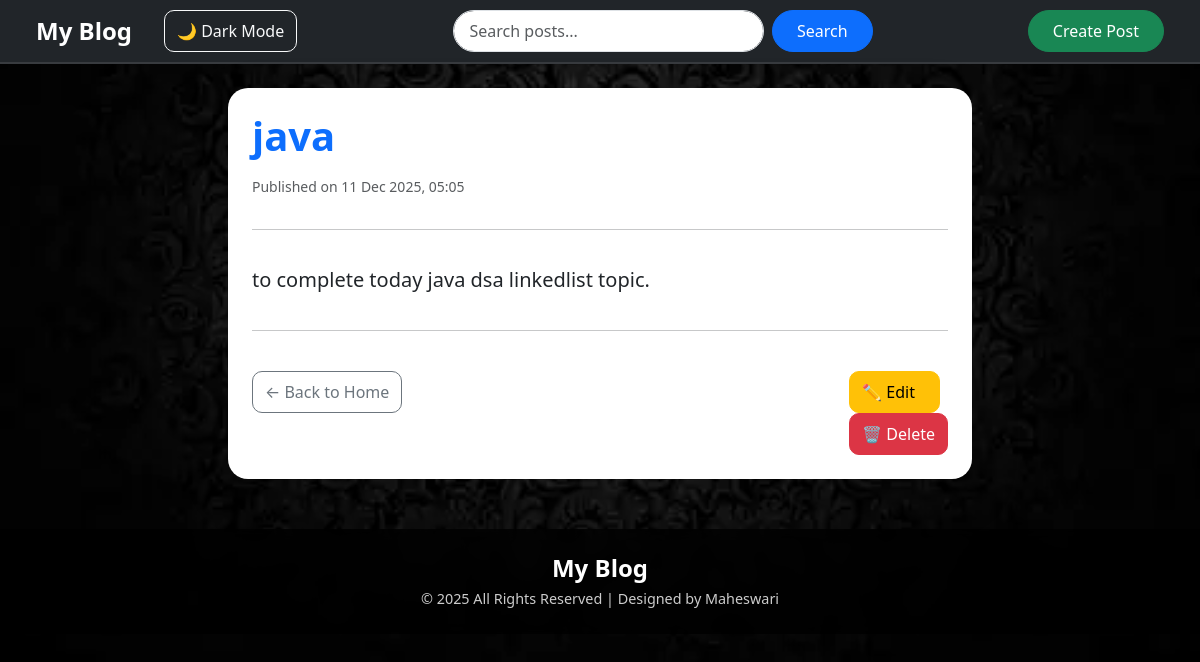
The page /post/java/ on the database its author committed.
### home/models.py (models this page shows, shortened)
class Post(models.Model):
    title = models.CharField(max_length=200)
    slug = models.SlugField(unique=True)
    content = models.TextField()
    created_at = models.DateTimeField(auto_now_add=True)
    updated_at = models.DateTimeField(auto_now=True)

### home/views.py (the view)
# urls.py: path('post/<slug:slug>/',views.detail,name='detail'),
def detail(request, slug):
    post = get_object_or_404(Post, slug=slug)
    return render(request, 'detail.html', {'post': post,'now': datetime.now()})

### templates/detail.html (shortened to what this page needs)
{% extends 'base.html' %}
{% block content %}
<div class="col-lg-8 mx-auto">
    <div class="card shadow-lg border-0 rounded-4 p-4">
        <h1 class="fw-bold mb-3 text-primary">{{ post.title }}</h1>
        <p class="text-muted small mb-3">
            Published on {{ post.created_at|date:"d M Y, H:i" }}
        </p>
        <hr>
        <p class="fs-5 mt-3" style="line-height: 1.8;">
            {{ post.content }}
        </p>
        <hr>
        <div class="d-flex justify-content-between mt-4">
            <a href="{% url 'home' %}" class="btn btn-outline-secondary">
                ← Back to Home
            </a>
            <div>
                <a href="{% url 'edit-post' slug=post.slug %}" class="btn btn-warning me-2">
                    ✏️ Edit
                </a>
                <a href="{% url 'delete-post' slug=post.slug %}" class="btn btn-danger">
                    🗑️ Delete
                </a>
            </div>
        </div>
    </div>
</div>
{% endblock %}

### templates/detail.html (style rules this page uses)
.card { border-radius: 20px !important; }
.btn { border-radius: 10px; }

### rows shown on the page
Post: title "java", created_at "11 Dec 2025, 05:05", content "to complete today java dsa linkedlist topic."
